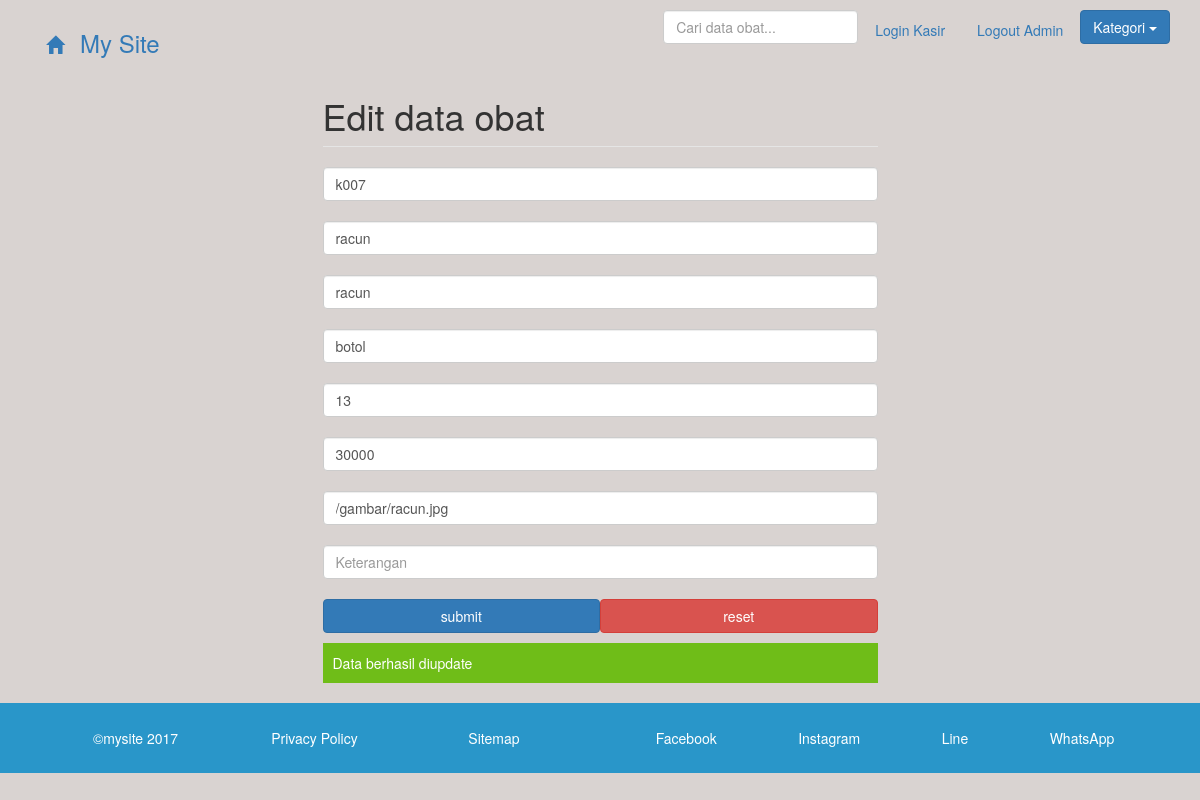
Screenshot of /edit_obat.php?action=edit&kode_obat=k007&id=7 (signed in) with the database file from the repository.
### tables this page shows
CREATE TABLE `obat` (
  `id` int(11) NOT NULL,
  `kode_obat` text NOT NULL,
  `nama` varchar(100) NOT NULL,
  `jenis` varchar(100) NOT NULL,
  `satuan` varchar(100) NOT NULL,
  `stok` int(100) NOT NULL,
  `harga` int(100) NOT NULL,
  `gambar` text NOT NULL,
  `kategori` varchar(100) NOT NULL,
  `keterangan` text NOT NULL
);

### koneksi.php (called while the page is built, shortened)
<?php
include "presets.php";
$presets = new presets("db_apotek11", "root", "");
 ?>

### presets.php (called while the page is built, shortened)
<?php
class presets
{
  public $data;
  function __construct($dbname, $dbuser, $dbpass){
    $this->dbname = $dbname; $this->dbuser = $dbuser; $this->dbpass = $dbpass;
  }
  function koneksi(){
    try {
      $this->pdo = new PDO("mysql:host=localhost;dbname=$this->dbname", $this->dbuser, $this->dbpass);
      return $this->pdo;
    } catch (PDOException $e) {
    }
  }
  function select($table, $column, $data, $mulai, $batas, $sort = "ASC", $integer = false){
    if($integer){
      $this->sql = "select * from $table where $column=$data ORDER BY $column $sort LIMIT $mulai,$batas";
    }else {
      $this->sql = "select * from $table where $column='$data' ORDER BY $column $sort LIMIT $mulai,$batas";
    }
    $this->query = $this->koneksi()->query($this->sql);
    if($this->query){
      while ($this->row = $this->query->fetch(PDO::FETCH_OBJ)) {
        $this->data[] = $this->row;
      }
      return $this->data;
    }
  }
  function update($table, $column , $column_c, $data){
    foreach($column as $key => $value){
      $this->sql = "update $table set $key='$value' where $column_c='$data'";
      $this->query = $this->koneksi()->query($this->sql);
    }
    return true;
  }
}
 ?>

### edit_obat.php (the view)
<?php include 'header.php';  include 'loginex.php';?>
<div class="container">
  <div class="row">
    <div class="col-md-6 col-md-offset-3">
<?php
$data = $presets->select("obat", "id", $_GET["id"], 0, 10, "asc", true);
foreach ($data as $key => $value) {
echo <<<EOD
<form class="" action="" method="post">
<fieldset>
<legend><h1>Edit data obat</h1></legend>
<input type="text" name="kode_obat" placeholder="kode obat" value="$value->kode_obat" class="form-control" required><br>
<input type="text" name="nama" placeholder="nama obat" value="$value->nama" class="form-control" required><br>
<input type="text" name="jenis" placeholder="jenis" value="$value->jenis" class="form-control" required><br>
<input type="text" name="satuan" placeholder="satuan" value="$value->satuan" class="form-control" required><br>
<input type="number" name="stok" placeholder="stok" value="$value->stok" class="form-control" required><br>
<input type="number" name="harga" placeholder="harga" value="$value->harga" class="form-control" required><br>
<input type="url" name="gambar" placeholder="gambar" value="$value->gambar" class="form-control" required><br>
<input type="text" name="keterangan" placeholder="Keterangan" value="$value->keterangan" class="form-control"><br>
<input type="submit" name="submit" value="submit" class="btn col-md-6 btn-primary">
<input type="reset" name="reset" value="reset"  class="btn col-md-6 btn-danger">
</form>
EOD;
}
?>
    </div>
    <div class="col-md-6 col-md-offset-3 padding10">
      <?php
      $id = $_GET["id"];
      $column = [
        "kode_obat" => $_POST["kode_obat"],
        "nama" => $_POST["nama"],
        "jenis" => $_POST["jenis"],
        "satuan" => $_POST["satuan"],
        "stok" => $_POST["stok"],
        "harga" => $_POST["harga"],
        "gambar" => $_POST["gambar"],
        "keterangan" => $_POST["keterangan"]
      ];
      $column_c = "id";
      $data = $id;
      $data = $presets->update("obat", $column , $column_c, $data);
      if ($data) {
        echo "<div class='bgcolor-green white padding10'>Data berhasil diupdate</div>";
      }else {
        echo "<div class='bg-danger padding10'>Gagal mengupdate data</div>";
      }
       ?>
    </div>
  </div>
</div>
<p>
<?php include 'footer.php'; ?>

### rows the page displays
obat: kode_obat "k007", nama "racun", jenis "racun", satuan "botol", stok "13", harga "30000", gambar "/gambar/racun.jpg"
